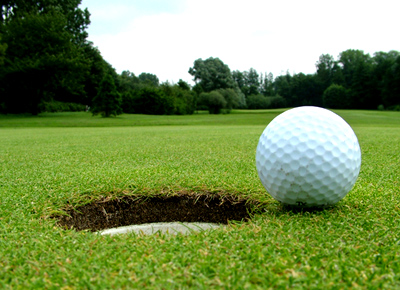
#> input picture Exp7/Exp7/images/img1.png, 400 x 290 px
$ python '！.py'
#> lines starting #> are read from the running program, lines starting #| are printed output that depends on the picture
import cv2
import matplotlib.pyplot as plt
import numpy as np
def calGRAY(img):
    gray=256*[0]
    s=0
    for i in range(len(img)):
        for j in range(len(img[i])):
            gray[img[i][j]]+=1
            s+=1
    for i in range(len(gray)):
        gray[i]=float(gray[i])/s
    return gray

def calGRADIENT(img):
    s=0
    gradient=361*[0]
    for i in range(len(img)):
        if i==0 or i==len(img)-1:continue
        for j in range(len(img[i])):
            if j==0 or j==len(img[i])-1:continue
            ix=0
            iy=0
            if img[i+1][j]>img[i-1][j]:
                ix=img[i+1][j]-img[i-1][j]
            else:
                ix=img[i-1][j]-img[i+1][j]
            if img[i][j+1]>img[i][j-1]:
                iy=img[i][j+1]-img[i][j-1]
            else:
                iy=img[i][j-1]-img[i][j+1]
            m=(ix**2+iy**2)**.5
            gradient[int(m)]+=1
            s+=1
    for i in range(len(gradient)):
        gradient[i]=float(gradient[i])/s
    return gradient

def draw(data,name):
    global count
    plt.figure(count)
    plt.bar(left = range(len(data)), height=data,width=1)
    plt.title(name)
    count+=1

N = 4
count = 0
for i in range(N):
    plt.figure(i)
img1_gray = cv2.imread("img1.png",cv2.IMREAD_GRAYSCALE)
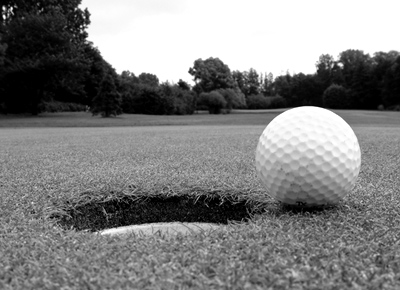
#> img1_gray: shape (290, 400); min 0, max 255, mean 129.3
data_gray_1=calGRAY(img1_gray)
#> after the loop in calGRAY, `for i in range(len(img)):`: gray = 256 values, max 17238 at index 255, min 37 at index 212, mean 453.1; s = 116000
#> after the loop in calGRAY, `for i in range(len(gray)):`: gray = 256 values, max 0.149 at index 255, min 0.000319 at index 212, mean 0.00391
#> data_gray_1 has the same summary as gray in calGRAY
draw(data_gray_1,"grayscale histogram for img1")
#> (the run stopped early here; a loop or call above may not have finished)
